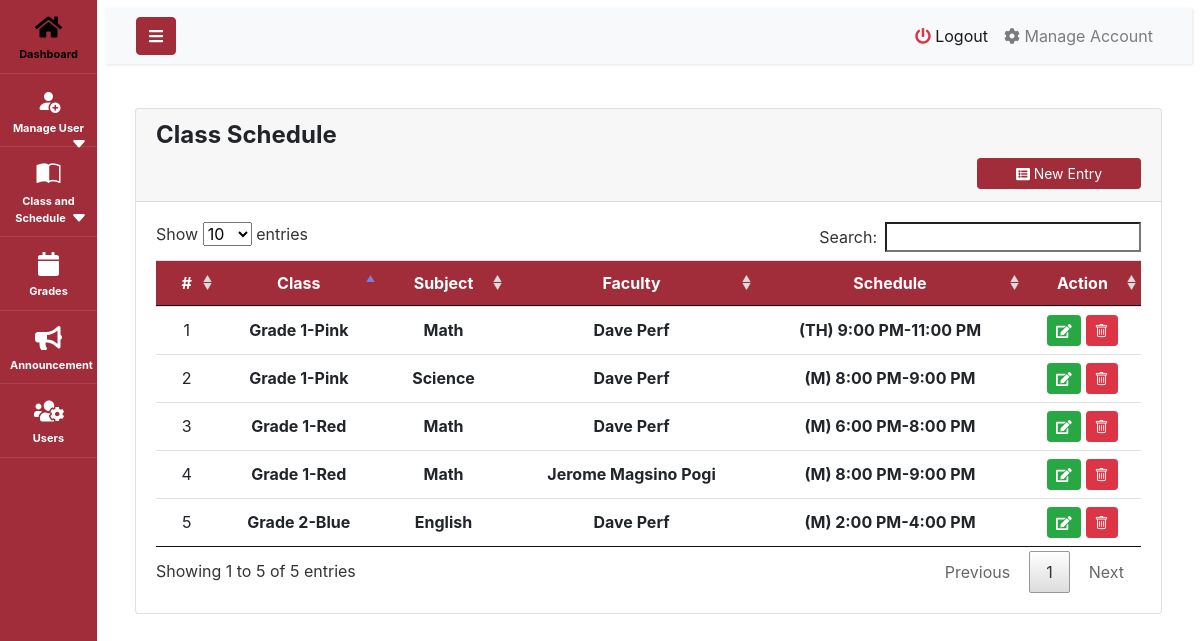
Page /index.php?page=Class_Subject (signed in) on the earlier database version.
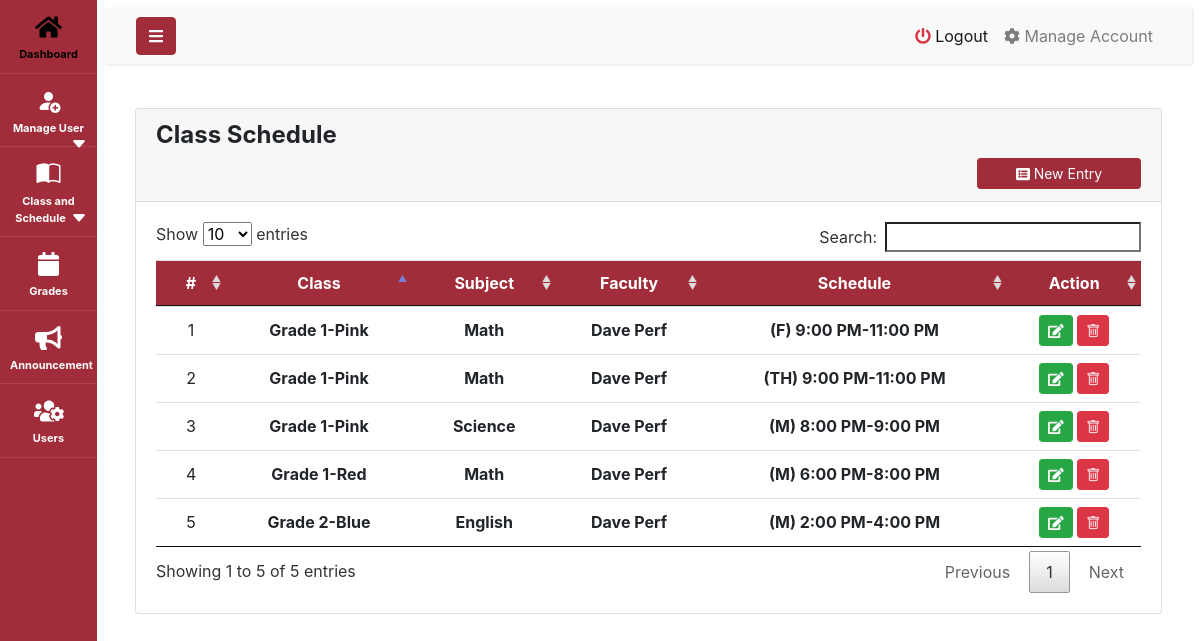
Same page on the later database version.
### tables this page shows
CREATE TABLE `class_subjects` (
  `Id` int(50) NOT NULL,
  `class_id` int(50) NOT NULL,
  `subject_id` int(50) NOT NULL,
  `faculty_id` int(20) NOT NULL,
  `day` varchar(10) NOT NULL,
  `start_time` time NOT NULL,
  `end_time` time NOT NULL,
  `added_at` datetime NOT NULL DEFAULT current_timestamp()
);

CREATE TABLE `subjects` (
  `Id` int(200) NOT NULL,
  `Subject` varchar(100) NOT NULL,
  `Description` varchar(200) NOT NULL,
  `added_at` datetime NOT NULL DEFAULT current_timestamp()
);

### Class_Subject.php (the view, shortened to what the changed rows need)
<?php
 include 'database/db_connect.php';
?>
<!DOCTYPE html>
<html lang="en">
<head>
</head>
<body >
<div class="container-fluid">
    <div class="col-lg-12">
        <div class="row">
            <div class="col-md-12">
                <div class="card ">
                    <div class="table-responsive">
					<div class="card-body">
						<table id ="myTable"class="table table-sm table-hover">
							<thead>
								<tr>
									<th class="text-center">#</th>
									<th class="text-center">Class</th>
									<th class="text-center">Subject</th>
									<th class="text-center">Faculty</th>
                                    <th class="text-center">Schedule</th>
                                  <?php if($_SESSION['login_access'] == 3){?>
									<th class="text-center">Action</th>
                                    <?php } ?>
								</tr>
							</thead>
							<tbody>
                            <?php
                                $faculty_id = $_SESSION['login_Faculty_Id'];
                                if ($_SESSION['login_access'] == 2) {
                                    $stmt = $connection->prepare("
                                        SELECT cs.*,
                                            CONCAT(g.Gradelevel, '-', c.Section) AS `class`,
                                            s.Subject AS subject,
                                            CONCAT(f.Firstname, ' ', f.Middlename, ' ', f.Lastname) AS fullname,
                                            CONCAT('(', d.day, ') ',
                                                    DATE_FORMAT(cs.start_time, '%l:%i %p'), '-',
                                                    DATE_FORMAT(cs.end_time, '%l:%i %p')) AS `schedule`
                                        FROM class_subjects cs
                                        LEFT JOIN `class` c ON c.Id = cs.class_id
                                        INNER JOIN gradelevel g ON g.Id = c.Gradelevel_Id
                                        LEFT JOIN faculty f ON f.Id = cs.faculty_id
                                        LEFT JOIN subjects s ON s.Id = cs.subject_id
                                        LEFT JOIN days d ON d.Id = cs.day
                                        WHERE f.Id = ?
                                        ORDER BY CONCAT(g.Gradelevel, '-', c.Section) ASC;
                                    ");
                                    $stmt->bind_param("i", $faculty_id);
                                }else {
                                    $stmt = $connection->prepare("
                                        SELECT cs.*,
                                            CONCAT(g.Gradelevel, '-', c.Section) AS `class`,
                                            s.Subject AS subject,
                                            CONCAT(f.Firstname, ' ', f.Middlename, ' ', f.Lastname) AS fullname,
                                            CONCAT('(', d.day, ') ',
                                                    DATE_FORMAT(cs.start_time, '%l:%i %p'), '-',
                                                    DATE_FORMAT(cs.end_time, '%l:%i %p')) AS `schedule`
                                        FROM class_subjects cs
                                        LEFT JOIN `class` c ON c.Id = cs.class_id
                                        INNER JOIN gradelevel g ON g.Id = c.Gradelevel_Id
                                        LEFT JOIN faculty f ON f.Id = cs.faculty_id
                                        LEFT JOIN subjects s ON s.Id = cs.subject_id
                                        LEFT JOIN days d ON d.Id = cs.day
                                        ORDER BY CONCAT(g.Gradelevel, '-', c.Section) ASC;
                                    ");
                                }
                                $stmt->execute();
                                $i = 1;
                                $result = $stmt->get_result();
                                while($row = $result->fetch_assoc()):
                                ?>
                            <tr>
                                <td class="text-center"><?php echo $i++; ?></td>
                                <td class="text-center">
                                    <b><p> <?php echo $row['class'] ?></p></b>
                                </td>
                                <td class="text-center">
                                    <b><p> <?php echo $row['subject'] ?></p></b>
                                </td>
                                <td class="text-center">
                                    <b><p> <?php echo $row['fullname'] ?></p></b>
                                </td>
                                <td class="text-center">
                                    <b><p> <?php echo $row['schedule'] ?></p></b>
                                </td>
                                <?php if($_SESSION['login_access'] == 3){?>
                                <td class="text-center">
                                    <button type="button" value="<?=$row['Id'];?>" class="edit_class_subject btn btn-success btn-sm"><i class="fa fa-edit"></i></button>
                                    <button type="button" value="<?=$row['Id'];?>" class="deleteClass_subjectBtn btn btn-danger btn-sm"><i class="bi bi-trash"></i></button>
                                </td>
                                <?php } ?>
                            </tr>
								<?php endwhile; ?>
							</tbody>
						</table>
					</div>
                    </div>
				</div>
			</div>
		</div>
	</div>
</div>
</body>
</html>

Differences in the rows shown:
removed class_subjects: class "Grade 1-Red", subject.Subject "Math", fullname "Jerome Magsino Pogi", schedule "(M) 8:00 PM-9:00 PM", $row['Id'] 36 (drawn)
added class_subjects: class "Grade 1-Pink", subject.Subject "Math", fullname "Dave Perf", schedule "(F) 9:00 PM-11:00 PM", $row['Id'] 39 (drawn)
